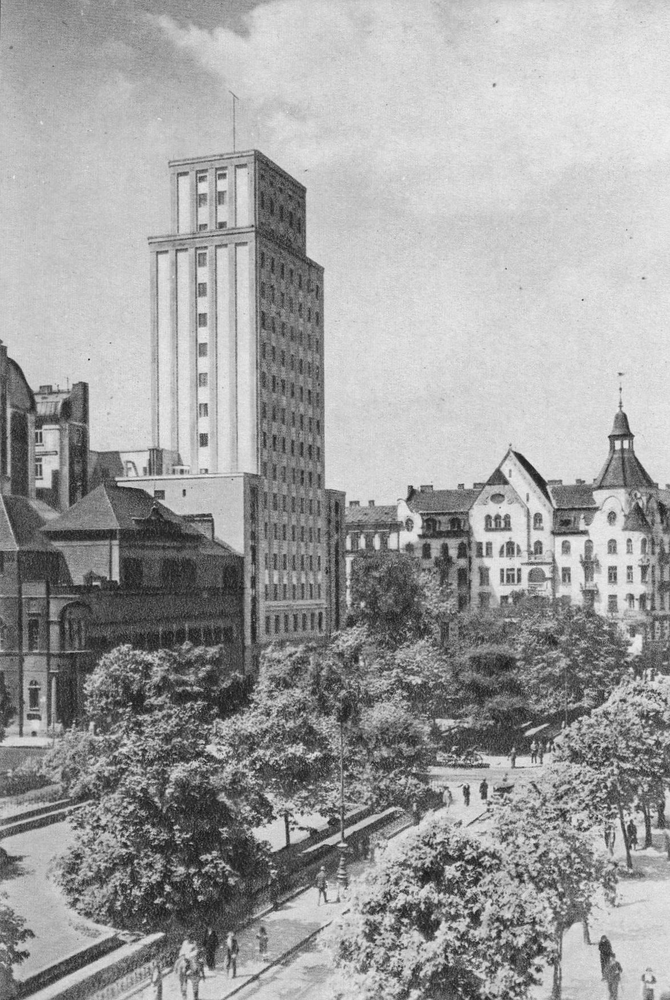
#> input picture test_blue_channel.png, 670 x 1000 px, shrunk from 1175 x 1754 before the run
$ python main.py test_blue_channel.png
#> lines starting #> are read from the running program, lines starting #| are printed output that depends on the picture; long printed decimals are rounded
### Transformation.py
# global imports
import numpy as np

# project imports
from Convolution import Convolution
from ActivationHidden import ActivationHidden
from Pooling import Pooling
from Normalization import Normalization

class Transformation:

	def __init__(self, image, kernel, n_iter):
		# input attributes
		self.array = image
		self.feature_maps = [fm for fm in np.dsplit(image, image.shape[-1])]
		self.kernel = kernel
		self.n_iter = n_iter

		# create lists for the processed feature maps
		# The convolved arrays: attribute
		self.convolved = []
		# # The arrays after activation: attribute
		# self.activated = []
		# # The shrank arrays - after pooling: attribute
		# self.pooled = []
		# # The convolved arrays attribute
		# self.normalized = []
		self.output = 0

	def transform(self):

		# initial step
		# convolve each feature map (color channel in the image)
		aggregated_layer = 0
		for fmap in self.feature_maps:
			convolved_feature_map = Convolution(fmap.reshape(fmap.shape[0], fmap.shape[1]),
												self.kernel).convolve()
			# aggregate the values in 1 layer
			aggregated_layer += convolved_feature_map
			self.convolved.append(convolved_feature_map)

		# start with the initially aggregated layer
		# to be updated for each iteration
		io_sequence = aggregated_layer
		for i in range(self.n_iter):
			convolved = Convolution(aggregated_layer.reshape(aggregated_layer.shape[0], aggregated_layer.shape[1]),
												self.kernel).convolve()
			activated = ActivationHidden(convolved).relu()
			pooled = Pooling(activated, self.kernel).pooling()
			normalized = Normalization(pooled).normalize()
			io_sequence = normalized

		self.output = io_sequence
		return io_sequence


### Convolution.py
from numpy.lib.stride_tricks import sliding_window_view

class Convolution:

    def __init__(self, feature_map, kernel):
        self.feature_map = feature_map
        self.kernel = kernel
        self.shape_input = feature_map.shape
        self.shape_kernel = kernel.shape

    def convolve(self):
        # Also known as rolling or moving window, the window slides across all dimensions
        # of the array and extracts subsets of the array at all window positions.
        # safe function to operate on a multidimensional array for
        # sliding a window and performing computations on that window
        multiplied = sliding_window_view(self.feature_map, self.shape_kernel) * self.kernel

        # perform summing at the internal,
        # first level of the dimension
        # needs to be reshaped first

        # reshape(depth, windows_in_inputs, cells_in_kernels)
        # depth - the dimensionality tackled by the function
        # windows_in_inputs - the end number of windows (to how many spots the kernel will be overlaid)
        # cells_in_kernels - the number of individual values within a kernel

        to_be_summed = multiplied.reshape(
            (self.shape_input[0] + 1 - self.shape_kernel[0]) * (self.shape_input[1] + 1 - self.shape_kernel[1]),
            self.shape_kernel[0] * self.shape_kernel[1])

        # perform summing for each array of a single cell's values
        summed = to_be_summed.sum(axis=1)

        # to produce readable feature maps (which will be the convolved feature maps of the previous layer)
        # the array must be reshaped: the number of these will be the same as the number of feature maps
        # the number of rows will be the number of rows of the input - 1 (as the multiplication always shares a row)
        # and the number of columns will be the number of columns of the input
        # - 1 (as the multiplication always shares a column)
        output = summed.reshape((self.shape_input[0] + 1 - self.shape_kernel[0]),
                                (self.shape_input[1] + 1 - self.shape_kernel[1]))


        return output

### ActivationHidden.py
import numpy as np

class ActivationHidden:

    def __init__(self, feature_map):
        self.inputs = feature_map

    def relu(self):
        output = np.maximum(0, self.inputs)
        return output

### Pooling.py
from numpy.lib.stride_tricks import sliding_window_view

class Pooling:

    def __init__(self, feature_map, extent):
        self.feature_map = feature_map
        self.window = extent

    def pooling(self):

        windows = sliding_window_view(self.feature_map, self.window.shape)

        adjusted_windows = windows.reshape(
            (self.feature_map.shape[0] + 1 - self.window.shape[0]) * (self.feature_map.shape[1] + 1 - self.window.shape[1]),
            self.window.shape[0] * self.window.shape[1])

        pooled = adjusted_windows.max(axis=1)

        output = pooled.reshape((self.feature_map.shape[0] + 1 - self.window.shape[0]),
                                (self.feature_map.shape[1] + 1 - self.window.shape[1]))

        return output

### Network.py
import numpy as np

from ActivationHidden import ActivationHidden

class Network:
    def __init__(self, inputs, n_nodes, y):

        # X and y
        self.inputs = inputs
        self.n_inputs = inputs.shape[0]
        self.y = y

        # weights and biases attributes
        self.weights = 0.1 * np.random.randn(self.n_inputs, n_nodes)
        self.biases = np.zeros((1, n_nodes))

        # output attribute
        self.output = 0

    def forward(self):
        # from previous layer
        self.output = np.dot(self.inputs, self.weights) + self.biases

    def backward(self):
        # backpropagate
        self.error = self.y - self.output
        self.delta = self.error * ActivationHidden(self.output).relu()

        # how much the hidden layer weights contribute to the output error
        self.weights_error = self.delta.dot(self.weights.T)
        # the derivative of ReLU to weights error
        self.weights_delta = self.weights_error * ActivationHidden(self.inputs).relu()

        # adjusting the weights
        self.weights += self.inputs.dot(self.weights_delta.flatten())

    def fit(self):
        self.forward()
        self.backward()

### Loss.py
import numpy as np

class Loss:
    def __init__(self, estimations, true_values):
        self.estimations = estimations
        self.true_values = true_values

    def categoricalCrossEntropy(self):
        n_outputs = len(self.estimations)
        # to avoid error : [log(0)]
        # do not allow for values = 0, values = 1 will be converted to almost 1
        adjusted = np.clip(self.estimations, 1e-7, 1 - 1e-7)

        correct = adjusted[range(n_outputs), self.true_values]

        # negative log likelihoods
        sample_losses = -np.log(correct)
        loss = np.mean(sample_losses)
        return loss

### ActivationOutput.py
import numpy as np

class ActivationOutput:
    def __init__(self, inputs):
        self.inputs = inputs

    def softmax(self):
        exp_values = np.exp(self.inputs - np.max(self.inputs, axis=1, keepdims=True))
        probabilities = exp_values / np.sum(exp_values, axis=1, keepdims=True)
        return probabilities

### Normalization.py
import numpy as np

class Normalization:

    def __init__(self, feature_map):
        self.feature_map = feature_map

    def normalize(self):
        return (self.feature_map - np.mean(self.feature_map)) / np.std(self.feature_map)

### main.py
import numpy as np
import cv2
import sys

from ActivationOutput import ActivationOutput
from kernels import kernel_horizontal
from Loss import Loss
from Network import Network
from Transformation import Transformation

def main():
    # read the input from the command line
    filename = sys.argv[1]
    image = cv2.imread(filename)
#> image is the input picture: shape (1000, 670, 3); min 19, max 243, mean 158.9

    feature_maps = [fm for fm in np.dsplit(image, image.shape[-1])]
#> feature_maps = 3 items
    true_output = np.array([0, 0, 1, 0, 0, 0, 0, 0, 0, 0])


    transformed = Transformation(image, kernel_horizontal, 2)
    transformed.transform()
#> the loop in transform, `for fmap in self.feature_maps:` made 3 passes
#> pass 1, in convolve, `output = summed.reshape((self.shape_input[0] + 1 - self.shape_kernel[0..`:
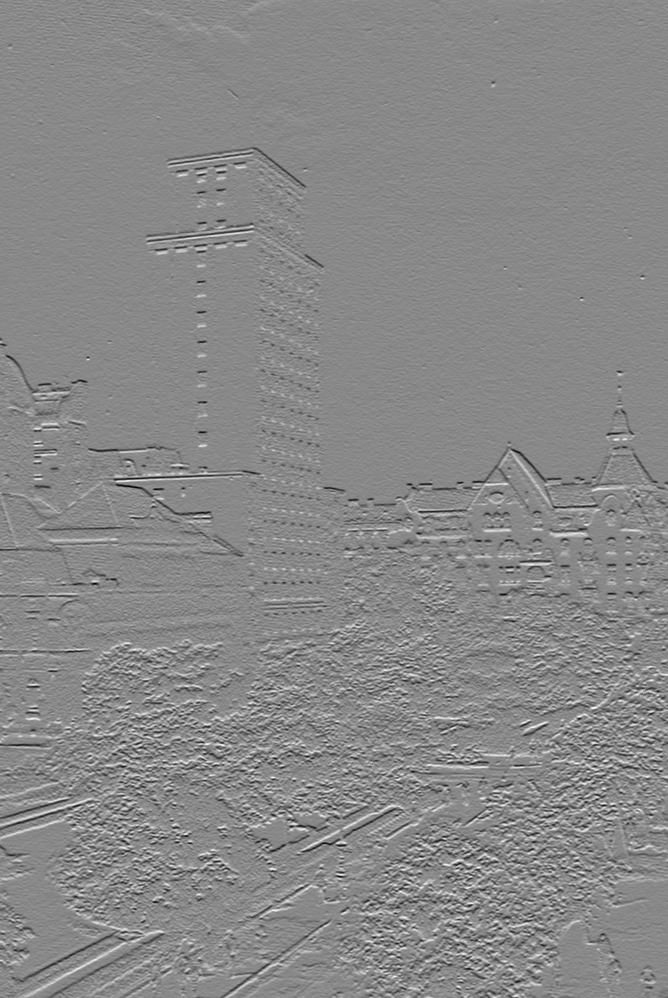
#> output: shape (998, 668) int64; min -492, max 426, mean -0.1; drawn with min black and max white
#> the loop in transform, `for i in range(self.n_iter):` made 2 passes
#> pass 1, in convolve (call 4), `output = summed.reshape((self.shape_input[0] + 1 - self.shape_kernel[0..`:
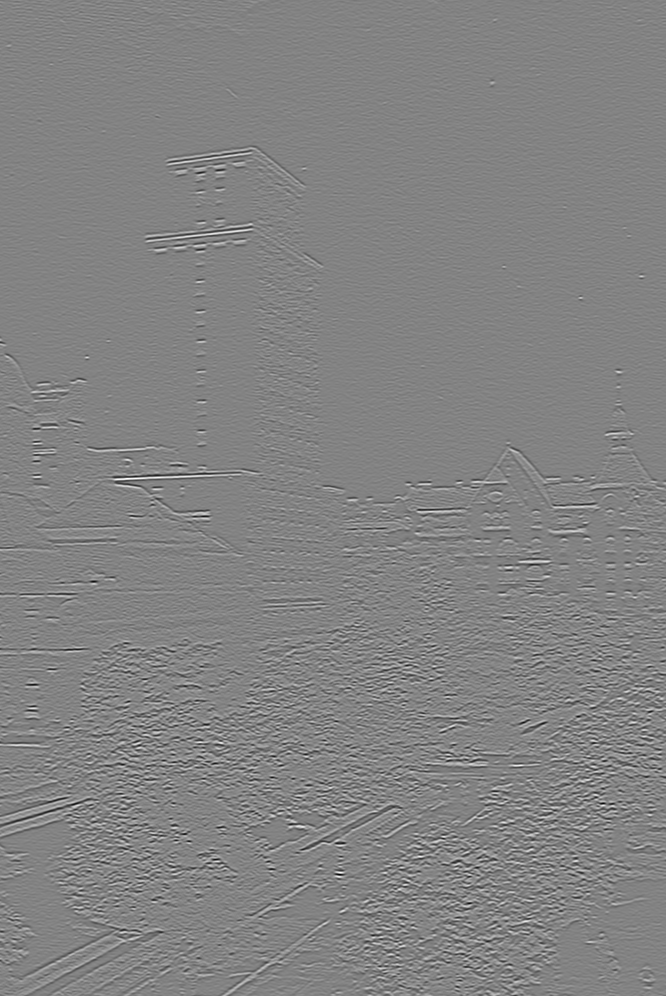
#> output: shape (996, 666) int64; min -7152, max 6774, mean -0.1; drawn with min black and max white
#> pass 1, in relu, `output = np.maximum(0, self.inputs)`:
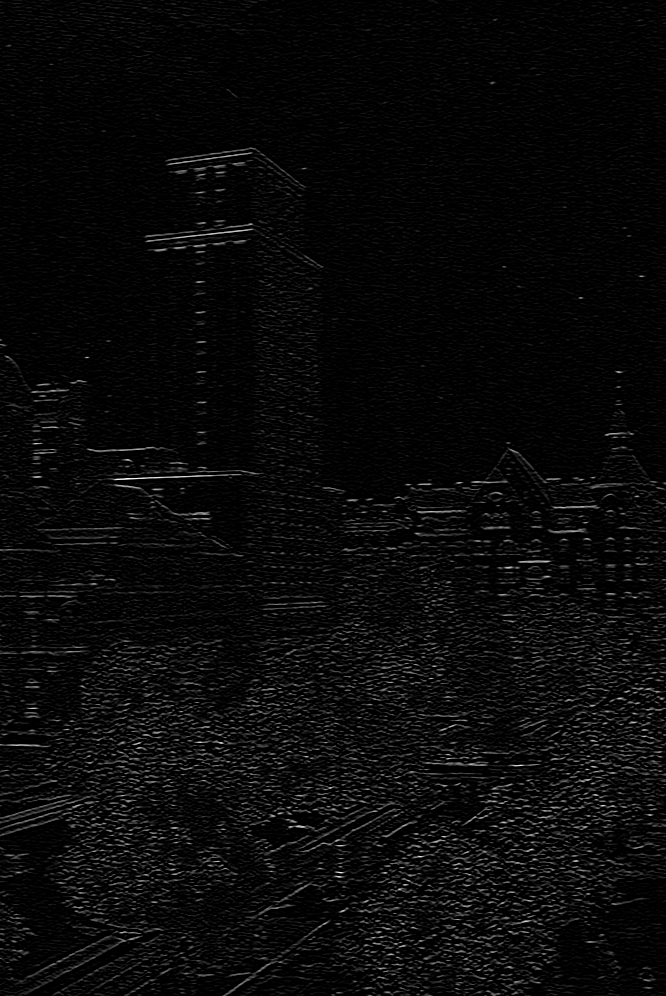
#> output: shape (996, 666) int64; min 0, max 6774, mean 256.4; drawn with min black and max white
#> pass 1, in pooling, `output = pooled.reshape((self.feature_map.shape[0] + 1 - self.window.s..`:
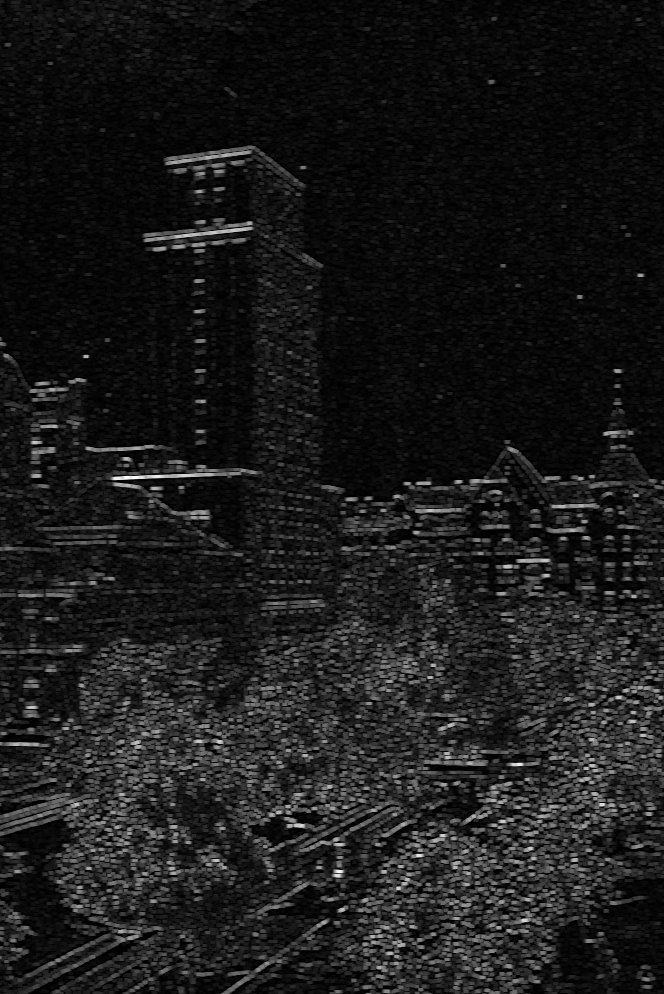
#> output: shape (994, 664) int64; min 0, max 6774, mean 722.9; drawn with min black and max white
    output = transformed.output.flatten()
    cv2.imwrite("preview_images/Image_convolved.PNG", np.dstack(transformed.convolved))
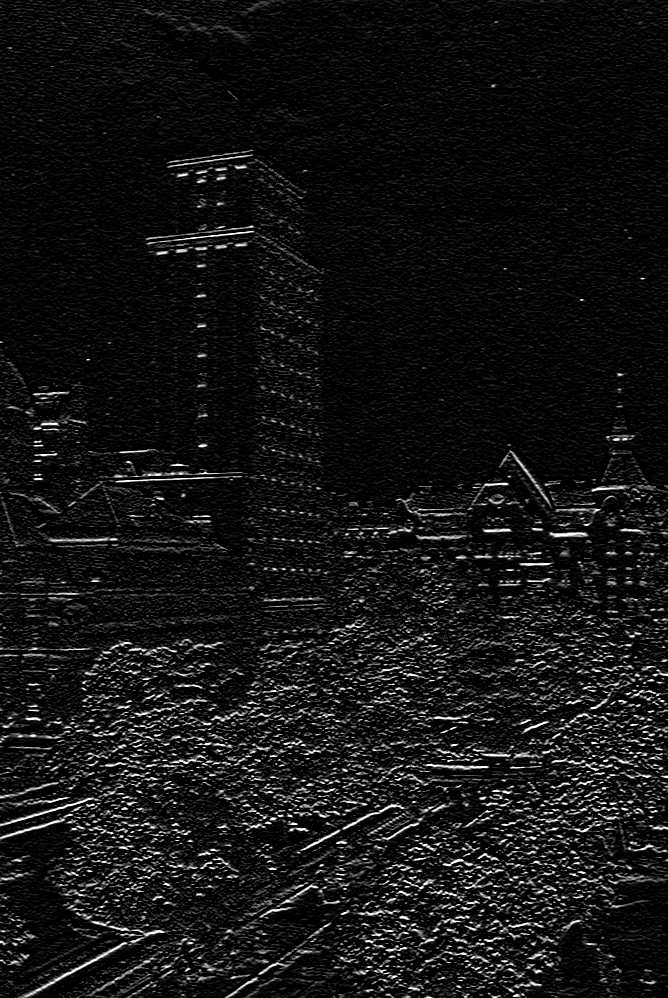
#> saved as Image_convolved.PNG: shape (998, 668, 3); min 0, max 255, mean 19.5

    network = Network(output, 10, true_output)

    for i in range(6):  # trains the NN 1000 times
        network.fit()
        # Yielding the probabilities for each estimation
        output_layer = ActivationOutput(network.output).softmax()
        # Computing loss
        objective_function = Loss(output_layer, true_output).categoricalCrossEntropy()
        print("Loss:", objective_function)
#> this loop made 6 passes
#> (loss in categoricalCrossEntropy, objective_function) on passes 1 to 6: (16.12, 16.12), (16.12, 16.12), (2.08, 2.08), (2.08, 2.08), (2.08, 2.08), (2.08, 2.08)
#| Loss: 16.118
#| Loss: 16.118
#| Loss: 2.079
#| Loss: 2.079
#| Loss: 2.079
#| Loss: 2.079

    # Output the final probabilities to STDOUT
    print("Probabilities for each class:")
    for p in output_layer.flatten():
            print(round(p, 3))
#> this loop made 10 passes
#> p on passes 1 to 10: 0.125, 0.125, 0.125, 0.125, 0.125, 0.125, 0.125, 0.125, 0, 0
#| 0.125
#| 0.125
#| 0.125
#| 0.125
#| 0.125
#| 0.125
#| 0.125
#| 0.125
#> (further printed lines are left out)

if __name__ == "__main__":
    main()
